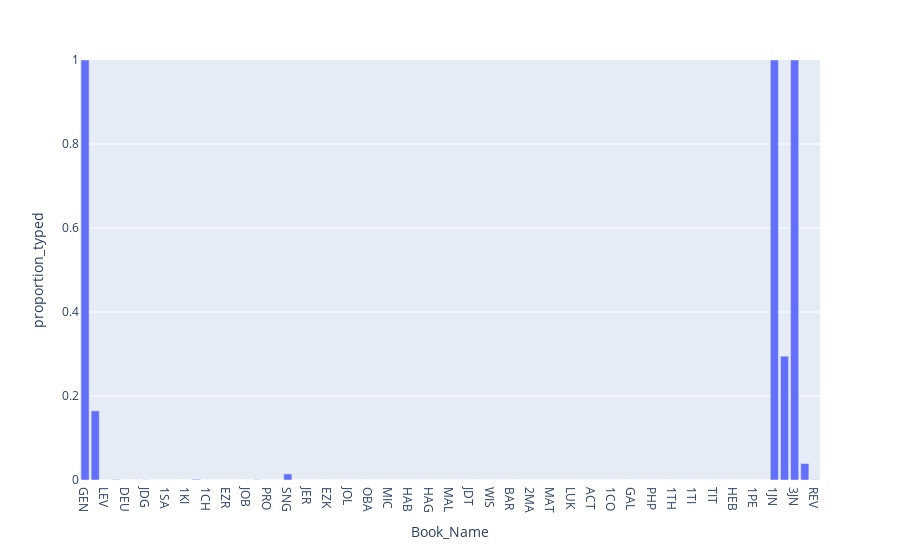

This figure's notebook cell:
### Code cell
fig_proportion_of_each_book_typed = px.bar(df_characters_typed_by_book, 
x = 'Book_Name', y = 'proportion_typed')
fig_proportion_of_each_book_typed.update_yaxes(range = [0, 1]) # Setting
# the maximum y value as 1 better demonstrates how much of the Bible
# has been typed so far
fig_proportion_of_each_book_typed.write_html(
    'Analyses/proportion_of_each_book_typed.html')
fig_proportion_of_each_book_typed.write_image(
    'Analyses/proportion_of_each_book_typed.png', 
    width = 1920, height = 1080, engine = 'kaleido', scale = 2)
fig_proportion_of_each_book_typed

### Figure 1 — Plotly figure (JSON) as saved in the notebook; plotly's stock layout.template omitted (floating-point values rounded to 4 significant figures)
{"data": [{"alignmentgroup": "True", "hovertemplate": "Book_Name=%{x}<br>proportion_typed=%{y}<extra></extra>", "legendgroup": "", "marker": {"color": "#636efa", "pattern": {"shape": ""}}, "name": "", "offsetgroup": "", "orientation": "v", "showlegend": false, "textposition": "auto", "type": "bar", "x": ["GEN", "EXO", "LEV", "NUM", "DEU", "JOS", "JDG", "RUT", "1SA", "2SA", "1KI", "2KI", "1CH", "2CH", "EZR", "NEH", "JOB", "PSA", "PRO", "ECC", "SNG", "ISA", "JER", "LAM", "EZK", "HOS", "JOL", "AMO", "OBA", "JON", "MIC", "NAM", "HAB", "ZEP", "HAG", "ZEC", "MAL", "TOB", "JDT", "ESG", "WIS", "SIR", "BAR", "1MA", "2MA", "DAG", "MAT", "MRK", "LUK", "JHN", "ACT", "ROM", "1CO", "2CO", "GAL", "EPH", "PHP", "COL", "1TH", "2TH", "1TI", "2TI", "TIT", "PHM", "HEB", "JAS", "1PE", "2PE", "1JN", "2JN", "3JN", "JUD", "REV"], "xaxis": "x", "y": [1, 0.1646, 0, 0.00122, 0, 0, 0.000407, 0, 0, 0, 0, 0.001661, 0, 0, 0, 0, 0, 0.0006044, 0, 0, 0.01447, 0, 0, 0, 0, 0, 0, 0, 0, 0, 0, 0, 0, 0, 0, 0, 0, 0, 0, 0, 0, 0, 0, 0, 0, 0, 0, 0, 0, 0, 0, 0, 0, 0, 0, 0, 0, 0, 0, 0, 0, 0, 0, 0, 0, 0, 0, 0, 1, 0.2949, 1, 0.0393, 0.00109], "yaxis": "y"}], "layout": {"barmode": "relative", "legend": {"tracegroupgap": 0}, "margin": {"t": 60}, "xaxis": {"anchor": "y", "domain": [0, 1], "title": {"text": "Book_Name"}}, "yaxis": {"anchor": "x", "domain": [0, 1], "range": [0, 1], "title": {"text": "proportion_typed"}}}}
